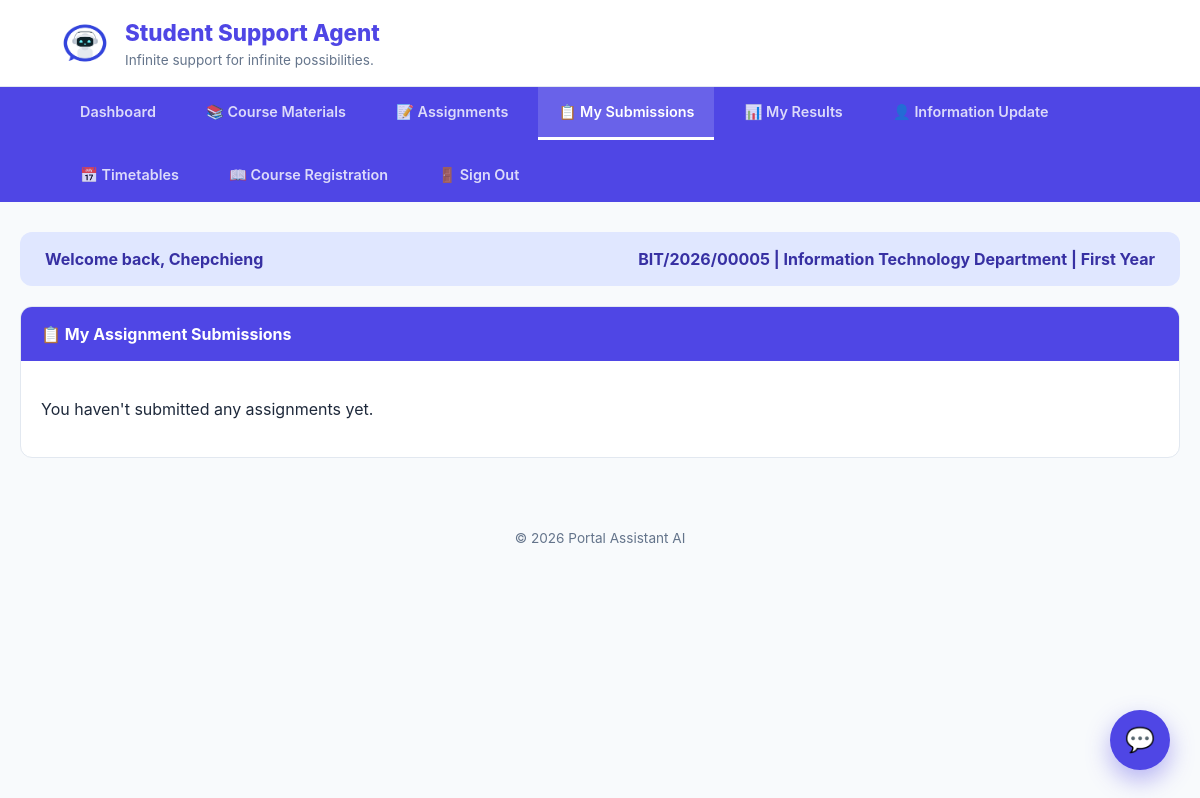
Before: /Student/home.php?page=my_submissions (signed in) with the older database file.
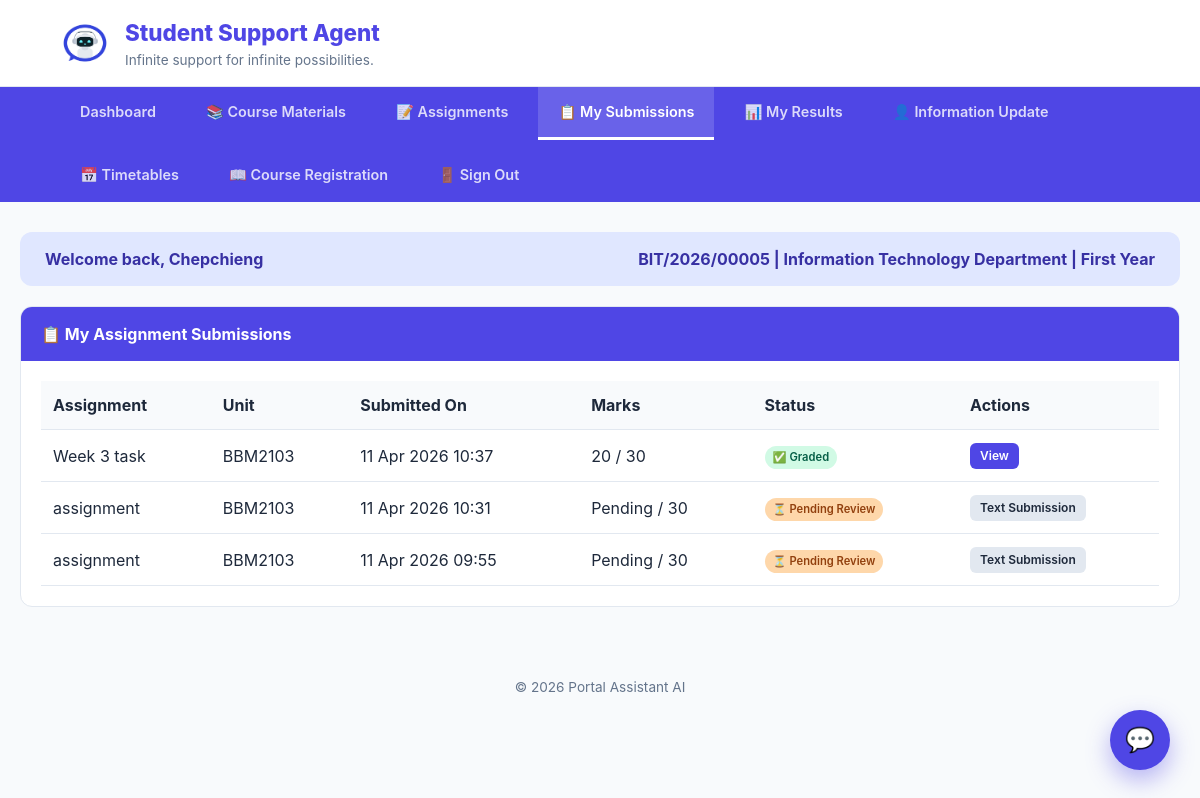
After: the same page with the newer database file.
### tables this page shows
CREATE TABLE `users` (
  `id` int(11) NOT NULL,
  `full_name` varchar(100) NOT NULL,
  `reg_number` varchar(50) NOT NULL,
  `email` varchar(100) NOT NULL,
  `password` varchar(255) NOT NULL,
  `password_changed` tinyint(1) NOT NULL DEFAULT 0,
  `role` enum('student','admin','lecturer') NOT NULL DEFAULT 'student',
  `department` varchar(100) NOT NULL,
  `phone` varchar(20) DEFAULT NULL,
  `created_at` timestamp NOT NULL DEFAULT current_timestamp(),
  `survey_done` tinyint(1) DEFAULT 0
);

CREATE TABLE `assignment_submissions` (
  `id` int(11) NOT NULL,
  `assignment_id` int(11) NOT NULL,
  `unit_code` varchar(20) DEFAULT NULL,
  `student_reg` varchar(50) NOT NULL,
  `submission_text` longtext DEFAULT NULL,
  `file_path` varchar(500) DEFAULT NULL,
  `submitted_at` datetime NOT NULL,
  `obtained_marks` int(11) DEFAULT NULL,
  `feedback` text DEFAULT NULL,
  `status` enum('submitted','graded','late') DEFAULT 'submitted'
);

CREATE TABLE `assignments` (
  `id` int(11) NOT NULL,
  `unit_code` varchar(20) NOT NULL,
  `title` varchar(255) NOT NULL,
  `description` text NOT NULL,
  `file_path` varchar(500) NOT NULL,
  `due_date` date NOT NULL,
  `total_marks` int(11) NOT NULL,
  `created_by` varchar(100) NOT NULL,
  `created_at` datetime NOT NULL
);

### Student/Home.php (the view, shortened to what this page needs)
<?php
$conn = mysqli_connect("localhost", "root", "", "Portal-Asisstant-AI");
$user_id = $_SESSION['user_id'];
$student_reg = $_SESSION['reg_number'];
$student_dept = $_SESSION['department'];
$sql = "SELECT full_name, reg_number, password, department, created_at FROM users WHERE id = ? AND role = 'student'";
$stmt = mysqli_prepare($conn, $sql);
mysqli_stmt_bind_param($stmt, "i", $user_id);
mysqli_stmt_execute($stmt);
$result = mysqli_stmt_get_result($stmt);
$student = mysqli_fetch_assoc($result);
function getStudentYearLevel($reg_number, $created_at) {
    if (preg_match('/\/(\d{4})\//', $reg_number, $matches)) {
        $admission_year = intval($matches[1]);
        $current_year = date('Y');
        $year_diff = $current_year - $admission_year;
        if ($year_diff == 0) return 'First Year';
    }
    return 'Fourth Year';
}
$student_year_level = getStudentYearLevel($student['reg_number'], $student['created_at']);
$name_parts = explode(" ", $student['full_name']);
$fname = $name_parts[0] ?? 'Student';
$page = $_GET['page'] ?? 'dashboard';
?>
<!DOCTYPE html>
<html lang="en">
<head>
</head>
<body>
<header>
    <div class="branding">
        <img src="../Images/logo.jpg" class="logoimg" alt="Logo">
        <div>
            <h1>Student Support Agent</h1>
            <small>Infinite support for infinite possibilities.</small>
        </div>
    </div>
</header>
<nav>
    <a href="home.php?page=dashboard" class="<?php echo $page === 'dashboard' ? 'active' : ''; ?>">Dashboard</a>
    <a href="home.php?page=materials" class="<?php echo $page === 'materials' ? 'active' : ''; ?>">📚 Course Materials</a>
    <a href="home.php?page=assignments" class="<?php echo $page === 'assignments' ? 'active' : ''; ?>">📝 Assignments</a>
    <a href="home.php?page=my_submissions" class="<?php echo $page === 'my_submissions' ? 'active' : ''; ?>">📋 My Submissions</a>
    <a href="home.php?page=my_results" class="<?php echo $page === 'my_results' ? 'active' : ''; ?>">📊 My Results</a>
    <a href="personal_information.php">👤 Information Update</a>
    <a href="teaching_timetable.php">📅 Timetables</a>
    <a href="registration.php">📖 Course Registration</a>
    <a href="../logout.php">🚪 Sign Out</a>
</nav>
<div class="container">
    <div class="student-strip">
        <span>Welcome back, <?php echo htmlspecialchars($fname); ?></span>
        <span><?php echo htmlspecialchars($student['reg_number']); ?> | <?php echo htmlspecialchars($student_dept); ?> Department | <?php echo $student_year_level; ?></span>
    </div>
    <?php
    switch($page) {
        case 'dashboard': ?>
        <?php break;
        case 'my_submissions':
            $submissions_query = "SELECT s.*, a.title as assignment_title, a.unit_code, a.total_marks
                                 FROM assignment_submissions s
                                 JOIN assignments a ON s.assignment_id = a.id
                                 WHERE s.student_reg = '$student_reg'
                                 ORDER BY s.submitted_at DESC";
            $submissions_result = mysqli_query($conn, $submissions_query);
            ?>
            <div class="card">
                <div class="card-header">📋 My Assignment Submissions</div>
                <div class="card-body">
                    <?php if (mysqli_num_rows($submissions_result) == 0): ?>
                        <p>You haven't submitted any assignments yet.</p>
                    <?php else: ?>
                        <table class="data-table">
                            <thead>
                                <tr><th>Assignment</th><th>Unit</th><th>Submitted On</th><th>Marks</th><th>Status</th><th>Actions</th></tr>
                            </thead>
                            <tbody>
                                <?php while($sub = mysqli_fetch_assoc($submissions_result)): ?>
                                    <tr>
                                        <td><?php echo htmlspecialchars($sub['assignment_title']); ?></td>
                                        <td><?php echo $sub['unit_code']; ?></td>
                                        <td><?php echo date('d M Y H:i', strtotime($sub['submitted_at'])); ?></td>
                                        <td><?php echo $sub['obtained_marks'] ?? 'Pending'; ?> / <?php echo $sub['total_marks']; ?></td>
                                        <td>
                                            <?php if($sub['status'] == 'graded'): ?>
                                                <span class="submission-status status-submitted">✅ Graded</span>
                                            <?php else: ?>
                                                <span class="submission-status status-pending">⏳ Pending Review</span>
                                            <?php endif; ?>
                                        </td>
                                        <td>
                                            <?php if($sub['file_path']): ?>
                                                <a href="../uploads/submissions/<?php echo $sub['file_path']; ?>" target="_blank" class="btn btn-primary btn-sm">View</a>
                                            <?php else: ?>
                                                <span class="btn btn-sm" style="background:#e2e8f0;">Text Submission</span>
                                            <?php endif; ?>
                                        </td>
                                    </tr>
                                <?php endwhile; ?>
                            </tbody>
                        </table>
                    <?php endif; ?>
                </div>
            </div>
        <?php break;
            ?>
        <?php break;
    }
    ?>
</div>
<div id="chat-trigger" onclick="toggleChat()">💬</div>
<footer>
    &copy; 2026 Portal Assistant AI
</footer>
</body>
</html>

### Student/Home.php (style rules this page uses)
:root { --primary: #4f46e5; --primary-dark: #3730a3; --bg: #f8fafc; --white: #ffffff; --text-main: #1e293b; --text-light: #64748b; --border: #e2e8f0; --accent: #e0e7ff; --warning-bg: #fff7ed; --warning-text: #9a3412; --warning-border: #fdba74; --success: #10b981; --danger: #ef4444; }
body { font-family: 'Inter', system-ui, sans-serif; background: var(--bg); color: var(--text-main); margin: 0; line-height: 1.5; }
header { background: var(--white); border-bottom: 1px solid var(--border); padding: 1rem 5%; display: flex; align-items: center; justify-content: space-between; flex-wrap: wrap; gap: 15px; }
.branding { display: flex; align-items: center; gap: 15px; }
.logoimg { height: 50px; border-radius: 8px; }
.branding h1 { margin: 0; font-size: 1.4rem; color: var(--primary); font-weight: 800; }
.branding small { color: var(--text-light); display: block; font-size: 0.85rem; }
nav { background: var(--primary); padding: 0 5%; display: flex; gap: 10px; flex-wrap: wrap; }
nav a { color: rgba(255,255,255,0.8); text-decoration: none; padding: 14px 20px; font-size: 0.9rem; font-weight: 600; transition: 0.3s; border-bottom: 3px solid transparent; }
nav a.active { color: white; border-bottom: 3px solid white; background: rgba(255,255,255,0.15); }
.container { max-width: 1400px; margin: 30px auto; padding: 0 20px; }
.student-strip { background: var(--accent); padding: 15px 25px; border-radius: 12px; margin-bottom: 20px; display: flex; justify-content: space-between; align-items: center; color: var(--primary-dark); font-weight: 700; flex-wrap: wrap; gap: 10px; }
.card { background: var(--white); border-radius: 12px; border: 1px solid var(--border); overflow: hidden; }
.card-header { background: var(--primary); color: white; padding: 15px 20px; font-weight: 700; }
.card-body { padding: 20px; max-height: 500px; overflow-y: auto; }
.btn { padding: 8px 16px; border-radius: 6px; border: none; cursor: pointer; font-size: 0.85rem; font-weight: 600; text-decoration: none; display: inline-block; }
.btn-primary { background: var(--primary); color: white; }
.btn-sm { padding: 4px 10px; font-size: 0.75rem; }
.submission-status { display: inline-block; padding: 3px 8px; border-radius: 12px; font-size: 0.7rem; font-weight: 600; }
.status-submitted { background: #d1fae5; color: #065f46; }
.status-pending { background: #fed7aa; color: #92400e; }
.data-table { width: 100%; border-collapse: collapse; }
.data-table th, .data-table td { padding: 12px; text-align: left; border-bottom: 1px solid var(--border); }
.data-table th { background: var(--bg); font-weight: 700; }
footer { text-align: center; padding: 40px; color: var(--text-light); font-size: 0.85rem; }
#chat-trigger { position: fixed; bottom: 30px; right: 30px; background: var(--primary); color: white; width: 60px; height: 60px; border-radius: 50%; display: flex; align-items: center; justify-content: center; cursor: pointer; box-shadow: 0 10px 25px rgba(79, 70, 229, 0.4); z-index: 100; font-size: 1.5rem; }

Changed rows visible on the page:
added assignment_submissions: assignment.title "Week 3 task", assignment.unit_code "BBM2103", submitted_at "11 Apr 2026 10:37", obtained_marks "20", assignment.total_marks "30", status "✅ Graded"
added assignment_submissions: assignment.title "assignment", assignment.unit_code "BBM2103", submitted_at "11 Apr 2026 10:31", obtained_marks "Pending", assignment.total_marks "30", status "⏳ Pending Review", shows "Text Submission"
added assignment_submissions: assignment.title "assignment", assignment.unit_code "BBM2103", submitted_at "11 Apr 2026 09:55", obtained_marks "Pending", assignment.total_marks "30", status "⏳ Pending Review", shows "Text Submission"
Other visible differences:
text no longer shown: "You haven't submitted any assignments yet."
text now shown: "Assignment Unit Submitted On Marks Status Actions"
